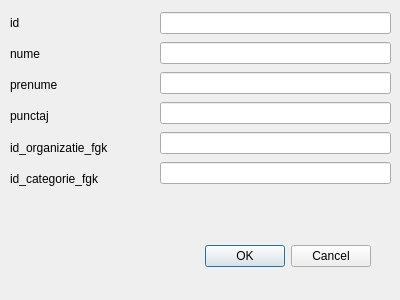
<?xml version="1.0" encoding="UTF-8"?>
<ui version="4.0">
 <class>AddParticipant</class>
 <widget class="QDialog" name="AddParticipant">
  <property name="geometry">
   <rect>
    <x>0</x>
    <y>0</y>
    <width>400</width>
    <height>300</height>
   </rect>
  </property>
  <property name="windowTitle">
   <string>Dialog</string>
  </property>
  <widget class="QDialogButtonBox" name="buttonBox">
   <property name="geometry">
    <rect>
     <x>30</x>
     <y>240</y>
     <width>341</width>
     <height>32</height>
    </rect>
   </property>
   <property name="orientation">
    <enum>Qt::Horizontal</enum>
   </property>
   <property name="standardButtons">
    <set>QDialogButtonBox::Cancel|QDialogButtonBox::Ok</set>
   </property>
  </widget>
  <widget class="QWidget" name="layoutWidget">
   <property name="geometry">
    <rect>
     <x>160</x>
     <y>10</y>
     <width>231</width>
     <height>181</height>
    </rect>
   </property>
   <layout class="QVBoxLayout" name="verticalLayout">
    <item>
     <widget class="QLineEdit" name="id"/>
    </item>
    <item>
     <widget class="QLineEdit" name="nume"/>
    </item>
    <item>
     <widget class="QLineEdit" name="prenume"/>
    </item>
    <item>
     <widget class="QLineEdit" name="punctaj"/>
    </item>
    <item>
     <widget class="QLineEdit" name="id_organizatie_fgk"/>
    </item>
    <item>
     <widget class="QLineEdit" name="id_categorie_fgk"/>
    </item>
   </layout>
  </widget>
  <widget class="QWidget" name="layoutWidget">
   <property name="geometry">
    <rect>
     <x>10</x>
     <y>10</y>
     <width>131</width>
     <height>181</height>
    </rect>
   </property>
   <layout class="QVBoxLayout" name="verticalLayout_2">
    <item>
     <widget class="QLabel" name="label">
      <property name="text">
       <string>id</string>
      </property>
     </widget>
    </item>
    <item>
     <widget class="QLabel" name="label_2">
      <property name="text">
       <string>nume</string>
      </property>
     </widget>
    </item>
    <item>
     <widget class="QLabel" name="label_3">
      <property name="text">
       <string>prenume</string>
      </property>
     </widget>
    </item>
    <item>
     <widget class="QLabel" name="label_4">
      <property name="text">
       <string>punctaj</string>
      </property>
     </widget>
    </item>
    <item>
     <widget class="QLabel" name="label_5">
      <property name="text">
       <string>id_organizatie_fgk</string>
      </property>
     </widget>
    </item>
    <item>
     <widget class="QLabel" name="label_6">
      <property name="text">
       <string>id_categorie_fgk</string>
      </property>
     </widget>
    </item>
   </layout>
  </widget>
 </widget>
 <resources/>
 <connections>
  <connection>
   <sender>buttonBox</sender>
   <signal>accepted()</signal>
   <receiver>AddParticipant</receiver>
   <slot>accept()</slot>
   <hints>
    <hint type="sourcelabel">
     <x>248</x>
     <y>254</y>
    </hint>
    <hint type="destinationlabel">
     <x>157</x>
     <y>274</y>
    </hint>
   </hints>
  </connection>
  <connection>
   <sender>buttonBox</sender>
   <signal>rejected()</signal>
   <receiver>AddParticipant</receiver>
   <slot>reject()</slot>
   <hints>
    <hint type="sourcelabel">
     <x>316</x>
     <y>260</y>
    </hint>
    <hint type="destinationlabel">
     <x>286</x>
     <y>274</y>
    </hint>
   </hints>
  </connection>
 </connections>
</ui>
